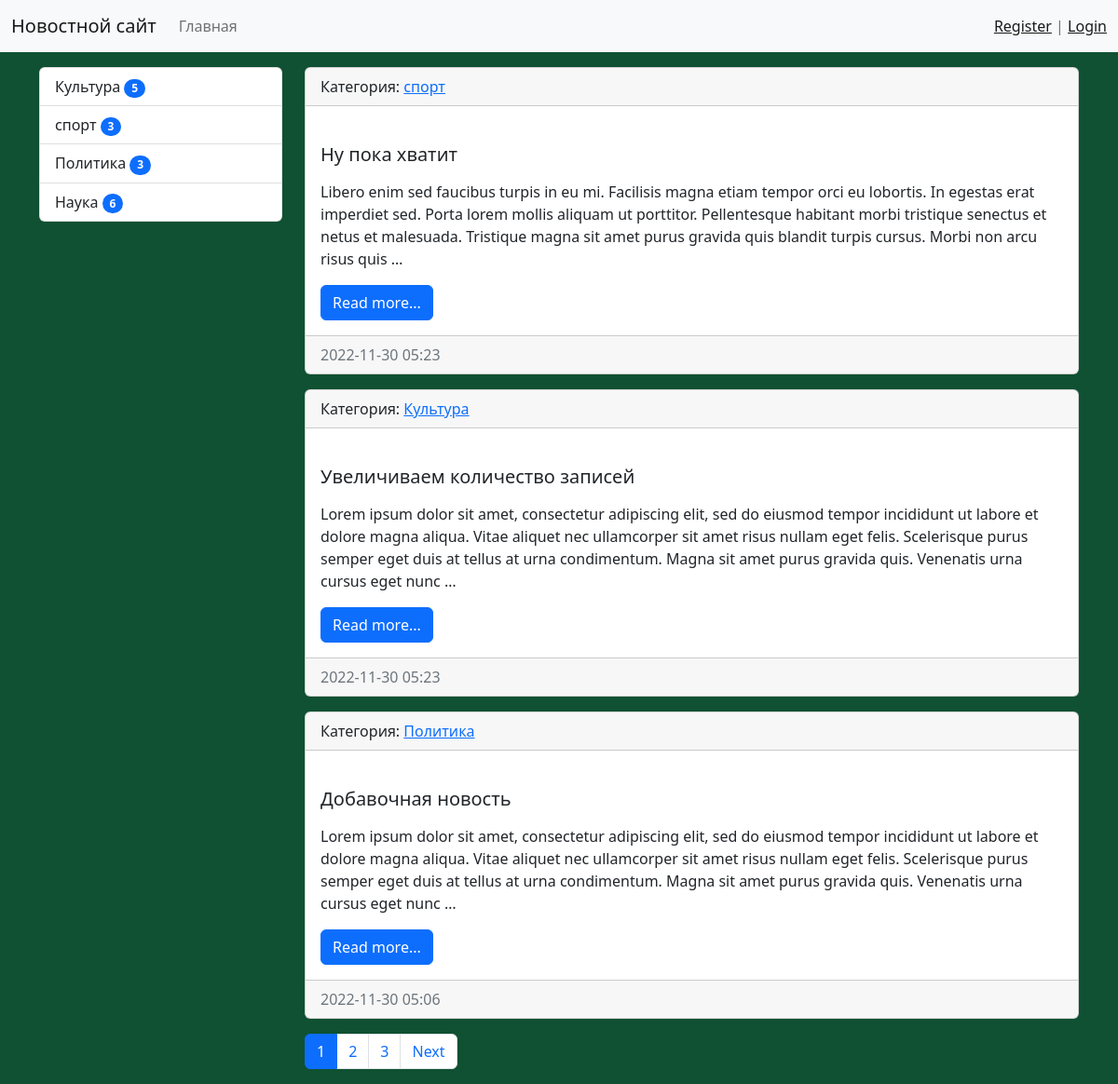
The page / on the database its author committed.
### news/models.py (models this page shows, shortened)
class Category(models.Model):
    title = models.CharField(max_length=150, db_index=True, verbose_name='Категория')
    def get_absolute_url(self):
        return reverse('category', kwargs={'category_id': self.pk})
    class Meta:
        verbose_name = "Категория"
        verbose_name_plural = "Категории"
        ordering = ['title']

class News(models.Model):
    title = models.CharField(max_length=150, verbose_name='Название')
    content = models.TextField(blank=True, verbose_name='Содержание')
    created_at = models.DateTimeField(auto_now_add=True, verbose_name="Дата создания")
    updated_at = models.DateTimeField(auto_now=True, verbose_name="Дата изменения")
    photo = models.ImageField(upload_to="photos/%Y/%m/%d/", verbose_name="Фото", blank=True)
    is_published = models.BooleanField(default=True, verbose_name='Опубликовано')
    category = models.ForeignKey('Category', on_delete=models.PROTECT, verbose_name='Категория', related_name='get_news')
    views = models.IntegerField(default=0)
    def get_absolute_url(self):
        return reverse('news', kwargs={'pk': self.pk})
    class Meta:
        verbose_name = "Новость"
        verbose_name_plural = "Новости"
        ordering = ['-created_at']

### news/views.py (the view)
# urls.py: path('', HomeNews.as_view(), name='home'),
class HomeNews(MyMixin, ListView):
    model = News
    template_name = 'news/home_news_list.html'
    context_object_name = 'news'
    mixin_prop = 'hello world'
    paginate_by = 3
    def get_context_data(self, *, object_list=None, **kwargs):
        context = super().get_context_data(**kwargs)
        context['title'] = self.get_upper('Главная страница')
        context['mixin_prop'] = self.get_prop()
        return context
    def get_queryset(self):
        return News.objects.filter(is_published=True).select_related('category')

### news/templatetags/news_tags.py (called while the page is built)
@register.inclusion_tag('news/list_categories.html')
def show_categories(arg1='', arg2=''):
    categories = cache.get('categories')
    if not categories:
        categories = Category.objects.annotate(cnt=Count('get_news', filter=F('get_news__is_published'))).filter(cnt__gt=0)
        cache.set('categories', categories, 30)
    return {'categories': categories}

### news/utils.py (called while the page is built)
    def get_prop(self):
        return self.mixin_prop.upper()

    def get_upper(self, s: str):
        if isinstance(s, str):
            return s.upper()
        else:
            return s.title.upper()

### news/templates/news/home_news_list.html (shortened to what this page needs)
{% extends 'base.html' %}
{% block sidebar %}
{% include 'inc/_sidebar.html' %}
{% endblock %}
{% block content %}
{% for item in news %}
<div class="card mb-3">
    <div class="card-header">
        Категория: <a href="{{ item.category.get_absolute_url }}">{{ item.category.title }}</a>
    </div>
    <div class="card-body">
        <div class="media">
            <div class="media-body">
                <h5 class="card-title">{{ item.title }}</h5>
                <p class="card-text">{{ item.content|safe|linebreaks|truncatewords:50 }}</p>
                <a href="{{ item.get_absolute_url }}" class="btn btn-primary">Read more...</a>
            </div>
        </div>
    </div>
    <div class="card-footer text-muted">
        {{ item.created_at|date:'Y-m-d H:i'}}
    </div>
</div>
{% endfor %}
{% endblock %}

### news/templates/news/list_categories.html (shortened to what this page needs)
<div class="list-group">
    {% for item in categories %}
    <a href="{{ item.get_absolute_url }}" class="list-group-item list-group-item-action">{{ item.title }}  <span class="badge bg-primary rounded-pill">{{ item.cnt }}</span></a>
    {% endfor %}
</div>

### mycite/static/css/style.css (style rules this page uses)
body { background-color: #0f5132; }

### rows shown on the page
Category: title "Культура", cnt "5"
Category: title "спорт", cnt "3"
Category: title "Политика", cnt "3"
Category: title "Наука", cnt "6"
News: category "спорт", title "Ну пока хватит", content "Libero enim sed faucibus turpis in eu mi. Facilisis magna etiam tempor orci eu lobortis. In egestas erat imperdiet sed. Porta lorem mollis aliquam ut porttitor. Pellentesque habitant morbi tristique senectus et netus et malesuada. Tristique magna sit amet purus gravida quis blandit turpis cursus. Morbi non arcu risus quis …", created_at "2022-11-30 05:23"
News: category "Культура", title "Увеличиваем количество записей", content "Lorem ipsum dolor sit amet, consectetur adipiscing elit, sed do eiusmod tempor incididunt ut labore et dolore magna aliqua. Vitae aliquet nec ullamcorper sit amet risus nullam eget felis. Scelerisque purus semper eget duis at tellus at urna condimentum. Magna sit amet purus gravida quis. Venenatis urna cursus eget nunc …", created_at "2022-11-30 05:23"
News: category "Политика", title "Добавочная новость", content "Lorem ipsum dolor sit amet, consectetur adipiscing elit, sed do eiusmod tempor incididunt ut labore et dolore magna aliqua. Vitae aliquet nec ullamcorper sit amet risus nullam eget felis. Scelerisque purus semper eget duis at tellus at urna condimentum. Magna sit amet purus gravida quis. Venenatis urna cursus eget nunc …", created_at "2022-11-30 05:06"

### other values the page prints
{{ p }} "1"
{{ p }} "2" "3"
